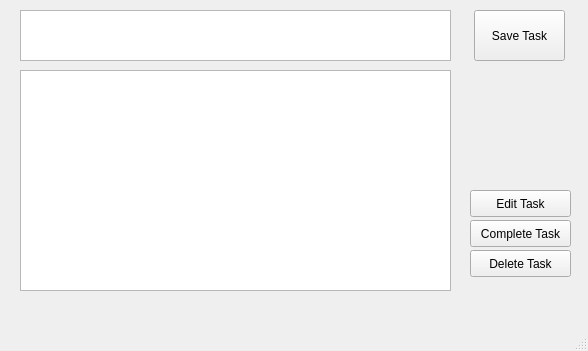
<?xml version="1.0" encoding="UTF-8"?>
<ui version="4.0">
 <class>MainWindow</class>
 <widget class="QMainWindow" name="MainWindow">
  <property name="geometry">
   <rect>
    <x>0</x>
    <y>0</y>
    <width>588</width>
    <height>351</height>
   </rect>
  </property>
  <property name="windowTitle">
   <string>MainWindow</string>
  </property>
  <widget class="QWidget" name="centralwidget">
   <widget class="QTableWidget" name="tableWidget">
    <property name="geometry">
     <rect>
      <x>20</x>
      <y>70</y>
      <width>431</width>
      <height>221</height>
     </rect>
    </property>
   </widget>
   <widget class="QPushButton" name="pushButton">
    <property name="geometry">
     <rect>
      <x>474</x>
      <y>10</y>
      <width>91</width>
      <height>51</height>
     </rect>
    </property>
    <property name="text">
     <string>Save Task</string>
    </property>
   </widget>
   <widget class="QPushButton" name="pushButton_3">
    <property name="geometry">
     <rect>
      <x>470</x>
      <y>220</y>
      <width>101</width>
      <height>27</height>
     </rect>
    </property>
    <property name="text">
     <string>Complete Task</string>
    </property>
   </widget>
   <widget class="QPlainTextEdit" name="plainTextEdit">
    <property name="geometry">
     <rect>
      <x>20</x>
      <y>10</y>
      <width>431</width>
      <height>51</height>
     </rect>
    </property>
    <property name="plainText">
     <string/>
    </property>
   </widget>
   <widget class="QPushButton" name="pushButton_4">
    <property name="geometry">
     <rect>
      <x>470</x>
      <y>190</y>
      <width>101</width>
      <height>27</height>
     </rect>
    </property>
    <property name="text">
     <string>Edit Task</string>
    </property>
   </widget>
   <widget class="QPushButton" name="pushButton_5">
    <property name="geometry">
     <rect>
      <x>470</x>
      <y>250</y>
      <width>101</width>
      <height>27</height>
     </rect>
    </property>
    <property name="text">
     <string>Delete Task</string>
    </property>
   </widget>
  </widget>
  <widget class="QMenuBar" name="menubar">
   <property name="geometry">
    <rect>
     <x>0</x>
     <y>0</y>
     <width>588</width>
     <height>27</height>
    </rect>
   </property>
  </widget>
  <widget class="QStatusBar" name="statusbar"/>
 </widget>
 <resources/>
 <connections/>
</ui>
